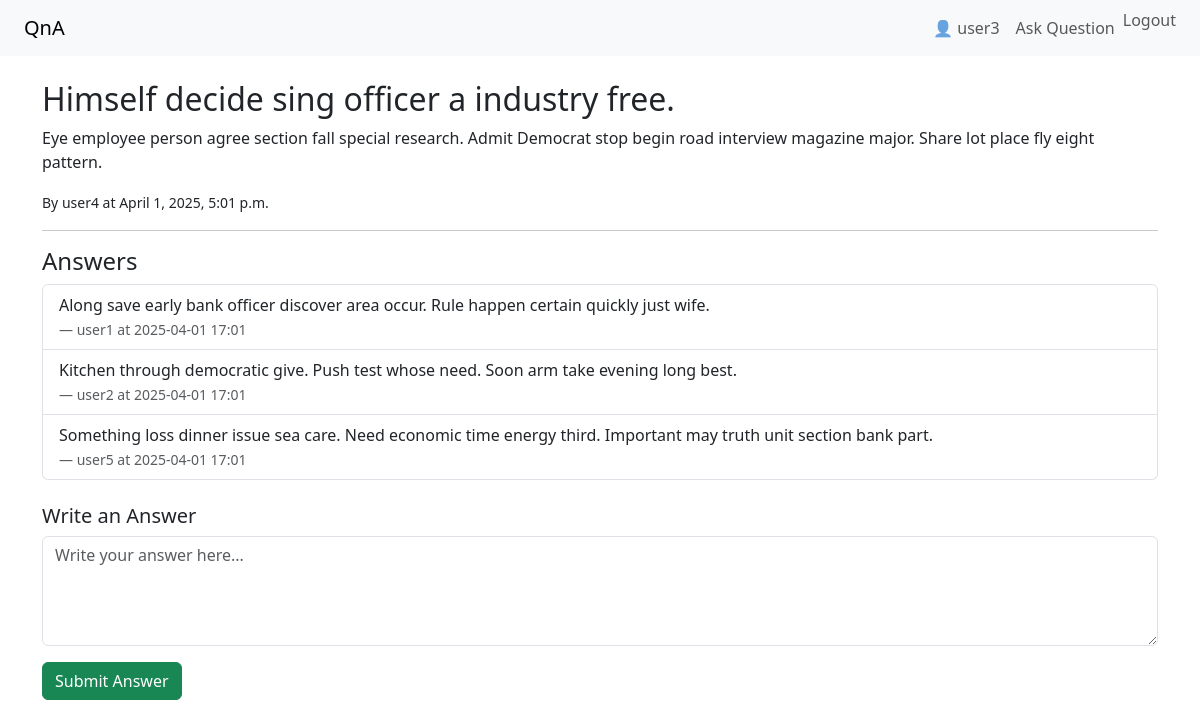
The page /question/1/ (signed in) on the database its author committed.
### qa/models.py (models this page shows, shortened)
class Question(models.Model):
    title = models.CharField(max_length=200)
    content = models.TextField()
    author = models.ForeignKey(User, on_delete=models.CASCADE)
    created_at = models.DateTimeField(auto_now_add=True)

class Answer(models.Model):
    question = models.ForeignKey(Question, on_delete=models.CASCADE, related_name='answers')
    content = models.TextField()
    author = models.ForeignKey(User, on_delete=models.CASCADE)
    created_at = models.DateTimeField(auto_now_add=True)

### qa/views.py (the view, shortened to what this page needs)
# urls.py: path('question/<int:pk>/', views.question_detail, name='question_detail'),
def question_detail(request, pk):
    question = get_object_or_404(Question, pk=pk)
    return render(request, 'qa/question_detail.html', {'question': question})

### qa/templates/qa/question_detail.html (shortened to what this page needs)
{% extends 'qa/base.html' %}
{% block content %}
    <h2>{{ question.title }}</h2>
    <p>{{ question.content }}</p>
    <p><small>By {{ question.author.username }} at {{ question.created_at }}</small></p>
    <hr>
    <h4>Answers</h4>
    <ul class="list-group mb-4">
        {% for answer in question.answers.all %}
            <li class="list-group-item">
                {{ answer.content }}<br>
                <small class="text-muted">
                    — {{ answer.author.username }} at {{ answer.created_at|date:"Y-m-d H:i" }}
                </small>
            </li>
        {% empty %}
            <li class="list-group-item">No answers yet.</li>
        {% endfor %}
    </ul>
    {% if user.is_authenticated %}
        <h5>Write an Answer</h5>
        <form method="post">
            <div class="mb-3">
                <textarea name="content" class="form-control" rows="4" placeholder="Write your answer here..."></textarea>
            </div>
            <button type="submit" class="btn btn-success">Submit Answer</button>
        </form>
    {% else %}
        <p><a href="{% url 'login' %}">Login</a> to write an answer.</p>
    {% endif %}
{% endblock %}

### qa/templates/qa/base.html (shortened to what this page needs)
<!DOCTYPE html>
<html lang="en">
<head>
    <link href="https://cdn.jsdelivr.net/npm/bootstrap@5.3.2/dist/css/bootstrap.min.css" rel="stylesheet">
</head>
<body>
    <nav class="navbar navbar-expand-lg navbar-light bg-light px-4">
        <a class="navbar-brand" href="/">QnA</a>
        <div class="collapse navbar-collapse">
            <ul class="navbar-nav ms-auto">
                {% if user.is_authenticated %}
                    <li class="nav-item">
                        <span class="nav-link">👤 {{ user.username }}</span>
                    </li>
                    <li class="nav-item">
                        <a class="nav-link" href="{% url 'ask_question' %}">Ask Question</a>
                    </li>
                    <li class="nav-item">
                        <form action="{% url 'logout' %}" method="post" class="d-inline">
                            <button type="submit" class="btn btn-link nav-link" style="padding: 0;">Logout</button>
                        </form>
                    </li>
                {% else %}
                    <li class="nav-item">
                        <a class="nav-link" href="{% url 'login' %}">Login</a>
                    </li>
                {% endif %}
            </ul>
        </div>
    </nav>
    <div class="container mt-4">
        {% block content %}
        {% endblock %}
    </div>
</body>
</html>

### rows shown on the page
Question: title "Himself decide sing officer a industry free.", content "Eye employee person agree section fall special research. Admit Democrat stop begin road interview magazine major. Share lot place fly eight pattern.", author.username "user4", created_at "April 1, 2025, 5:01 p.m."
Answer: content "Along save early bank officer discover area occur. Rule happen certain quickly just wife.", author.username "user1", created_at "2025-04-01 17:01"
Answer: content "Kitchen through democratic give. Push test whose need. Soon arm take evening long best.", author.username "user2", created_at "2025-04-01 17:01"
Answer: content "Something loss dinner issue sea care. Need economic time energy third. Important may truth unit section bank part.", author.username "user5", created_at "2025-04-01 17:01"

### other values the page prints
{{ user.username }} "user3"
